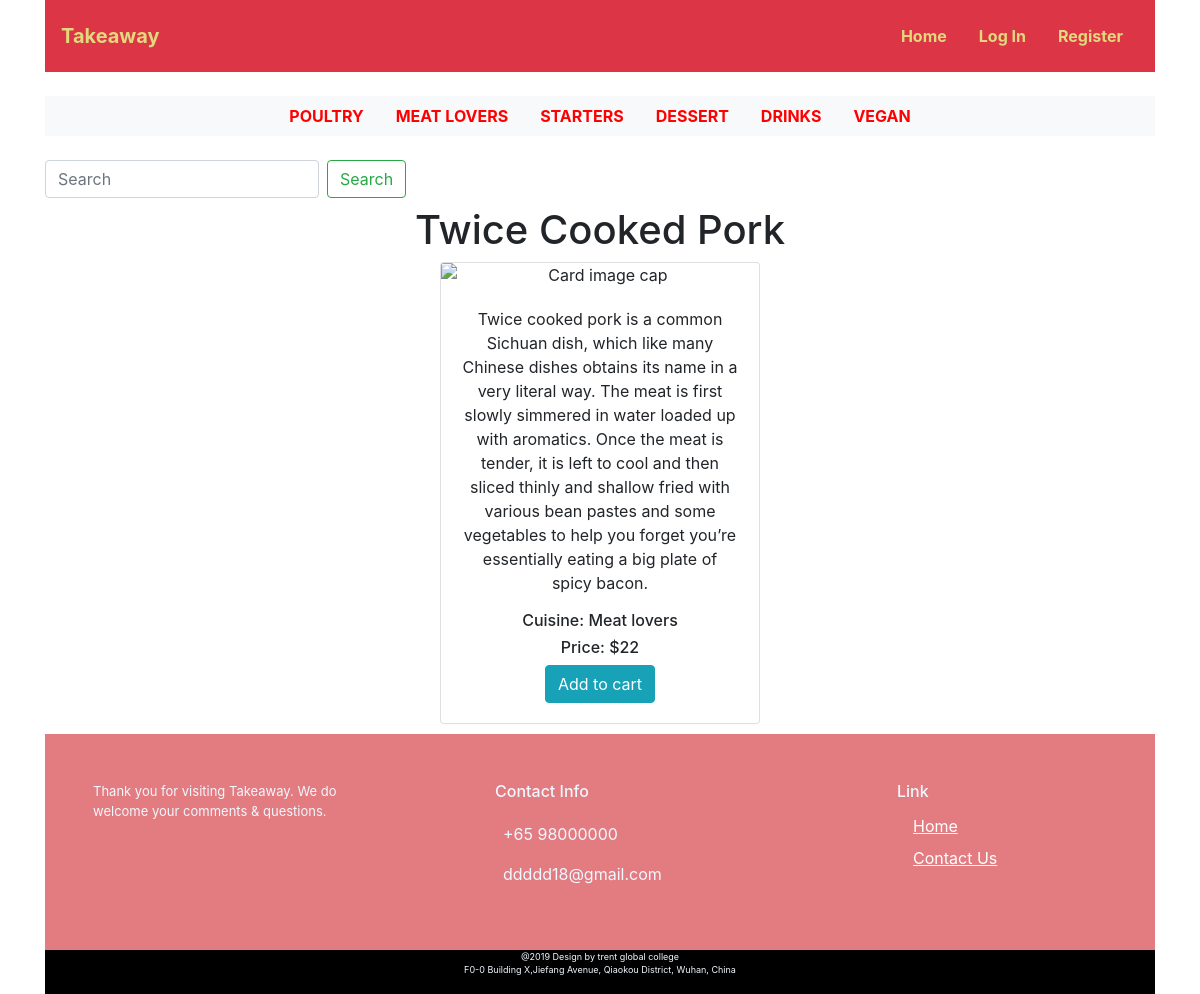
/detail/3, run on the app's committed database.
### takeaway_app/models.py (models this page shows, shortened)
class Menu(models.Model):
	name = models.CharField(blank=False,max_length=255)
	def __str__(self):
		return self.name

class Food(models.Model):
	name = models.CharField(blank=False,max_length=255)
	price = models.IntegerField(default=0)
	photo = ImageField(blank=True)
	description = models.TextField(blank=True)
	menu = models.ForeignKey(Menu, on_delete=models.CASCADE, related_name='food_menu', null=True)

### takeaway_app/views.py (the view)
# urls.py: url(r'detail/(?P<id>\d+)$', food_detail, name='food_detail'),
def food_detail(request,id):
    food_detail = Food.objects.get(id=id)
    menu = Menu.objects.all()
    return render(request, 'detail.html',{
        'food_detail': food_detail,
        'menu':menu
    })

### cart/context.py (called while the page is built)
def cart_contents(request):
    cart = request.session.get('cart', {})
    cart_items = []
    total = 0
    food_count = 0
    for id, quantity in cart.items():
        food = get_object_or_404(Food, pk=id)
        total += quantity * food.price
        food_count += quantity
        cart_items.append({'id': id, 'quantity': quantity, 'food': food})
    return {'cart_items': cart_items, 'total': total, 'food_count': food_count}

### takeaway_app/templates/detail.html (shortened to what this page needs)
{% extends 'layout.html' %}{% load static %}
{% load bootstrap_tags %}
{% block content %}
<div class="container">
    <h1 class="text-center">{{food_detail.name}}</h1>
     <div class="row justify-content-center">
<div class="card text-center" style="width: 20rem;">
    	       <img alt="Card image cap" class="card-img-top img-fluid" src="{% get_media_prefix %}{{food_detail.image}}" />
    	       <div class="card-body">
          		<p>{{ food_detail.description }}</p>
                <h6>Cuisine: {{ food_detail.menu }}</h6>
                <h6>Price: ${{ food_detail.price }}</h6>
            {% if user.is_authenticated %}
               <form method="post" action="{% url 'add_to_cart' food_detail.id %}">
                    {% csrf_token %}
                    <div class="input-group">
                        <input name="quantity" type="number" min="1" max="999" class="form-control" value="1" placeholder="Quantity">
                        <span class="input-group-btn">
                            <button class="btn btn-success" type="submit">Add to cart</button>
                        </span>
                    </div>
                </form>
             {% else %}
                 <a class="btn btn-info" href="{% url 'login_link' %}" role="button">Add to cart</a>
            {% endif %}
   </div>
   </div>
</div>
</div>
{% endblock%}

### templates/layout.html (shortened to what this page needs)
<!DOCTYPE html>
{% load static %}
{% load bootstrap_tags %}
<html lang="en">
<head>
    <link rel="stylesheet" href="https://stackpath.bootstrapcdn.com/bootstrap/4.3.1/css/bootstrap.min.css">
    <link rel="stylesheet" href="{% static 'css/style.css'%}" type="text/css"/>
</head>
<body>
<div class='container'>
 <nav class="navbar navbar-expand-lg navbar-light  bg-danger">
    <div class="d-flex flex-grow-1">
        <a class="navbar-brand  d-lg-inline-block" href="/" style="color:#e2d87c;font-weight: bold;">
           Takeaway
        </a>
        <div class="w-100 text-right">
        </div>
    </div>
    <div class="collapse navbar-collapse flex-grow-1 text-right" id="myNavbar">
        <ul class="navbar-nav ml-auto flex-nowrap"  style="font-weight:bold;">
            <li class="nav-item">
                <a href="{% url 'index' %}" class="nav-link m-2 menu-item nav-active" style="color:#e2d87c;">Home</a>
            </li>
            {% if not user.is_authenticated %}
            <li class="nav-item">
                <a href="{% url 'login_link' %}" class="nav-link m-2 menu-item" style="color:#e2d87c;">Log In</a>
            </li>
            <li class="nav-item">
                <a href="{% url 'register_link' %}" class="nav-link m-2 menu-item" style="color:#e2d87c;">Register</a></li>
            {% else %}
            <li class="nav-item">
                <a href="{% url 'logout_link' %}" class="nav-link m-2 menu-item" style="color:#e2d87c;">Log Out</a>
            </li>
            {% endif %}
        </ul>
    </div>
</nav>
<ul class="nav justify-content-center bg-light my-4 my-lg-4 ">
 {% for menu in menu %}
  <li class="nav-item" style="text-transform: uppercase;">
    <a class="nav-link" style="color:red;font-weight: bold;" href="{% url 'menu' id=menu.id %}">{{menu.name}}</a>
  </li>
  {% endfor %}
</ul>
     <form class="form-inline my-3 my-lg-2 ml-auto" method='get' action='{% url 'search' %}'>
          <input class="form-control mr-sm-2" type="search" placeholder="Search" aria-label="Search" id="search" name="q">
          <button class="btn btn-outline-success my-2 my-sm-0" type="submit">Search</button>
    </form>
</div>
    {%block content %}
    {%endblock %}
<div class='container'>
<footer class="page-footer font-small">
    <div class="container">
		<div class="row">
			<div class="col-xs-12 col-sm-4 col-md-4 footerBlock">
					<p class="footerIntro">Thank you for visiting Takeaway. We do welcome your comments & questions.</p>
			</div>
			<div class="col-xs-12 col-sm-4 col-md-4 footerBlock">
					<h6 class="info">Contact Info</h6>
					<div class="contact-info">
						 <ul><span class="item">+65 98000000</span></ul>
                        <ul><span class="item">ddddd18@gmail.com</span></ul>
					</div>
				</div>
      <div class="col-xs-12 col-sm-4 col-md-4 footerBlock">
					<div class="list-unstyled">
					  <h6 class="link">Link</h6>
						 <ul class="fList">
                              <ul>
                                <a class="link1" href="/">Home</a>
                              </ul>
                              <ul>
                                <a class="link1" href="#">Contact Us</a>
                              </ul>
                        </ul>
					</div>
				</div>
				<div class="col-md-12 bg-black copyright">
						<p>@2019 Design by trent global college <br>
                        F0-0 Building X,Jiefang Avenue, Qiaokou District, Wuhan, China</p>
                </div>
        	</div>
        	</div>
</footer>
</div>
</body>
</html>

### static/css/style.css (style rules this page uses)
ul { list-style:none; }
footer { margin-top:10px; }
.footerBlock { display:inline-block; padding: 3em; margin: 0em; }
.footerIntro { font-size:small; }
.info { text-indent: 2em; font-size: medium; margin-bottom: 20px; }
.page-footer { background-color:#e27c81; color:#F0F8FF; bottom: 0; }
.fList { text-decoration:underline; }
.link { text-indent: 4em; font-size: medium; }
.link1 { color: white; font-size: medium; line-height:2em; }
.copyright { text-align: center; font-size: xx-small; background-color: #000000; padding-bottom: 1px; position: relative; }

### data on the page
Menu: name "POULTRY"
Menu: name "MEAT LOVERS"
Menu: name "STARTERS"
Menu: name "DESSERT"
Menu: name "DRINKS"
Menu: name "VEGAN"
Food: name "Twice Cooked Pork", description "Twice cooked pork is a common Sichuan dish, which like many Chinese dishes obtains its name in a very literal way. The meat is first slowly simmered in water loaded up with aromatics. Once the meat is tender, it is left to cool and then sliced thinly and shallow fried with various bean pastes and some vegetables to help you forget you’re essentially eating a big plate of spicy bacon.", menu "Meat lovers", price "22"
